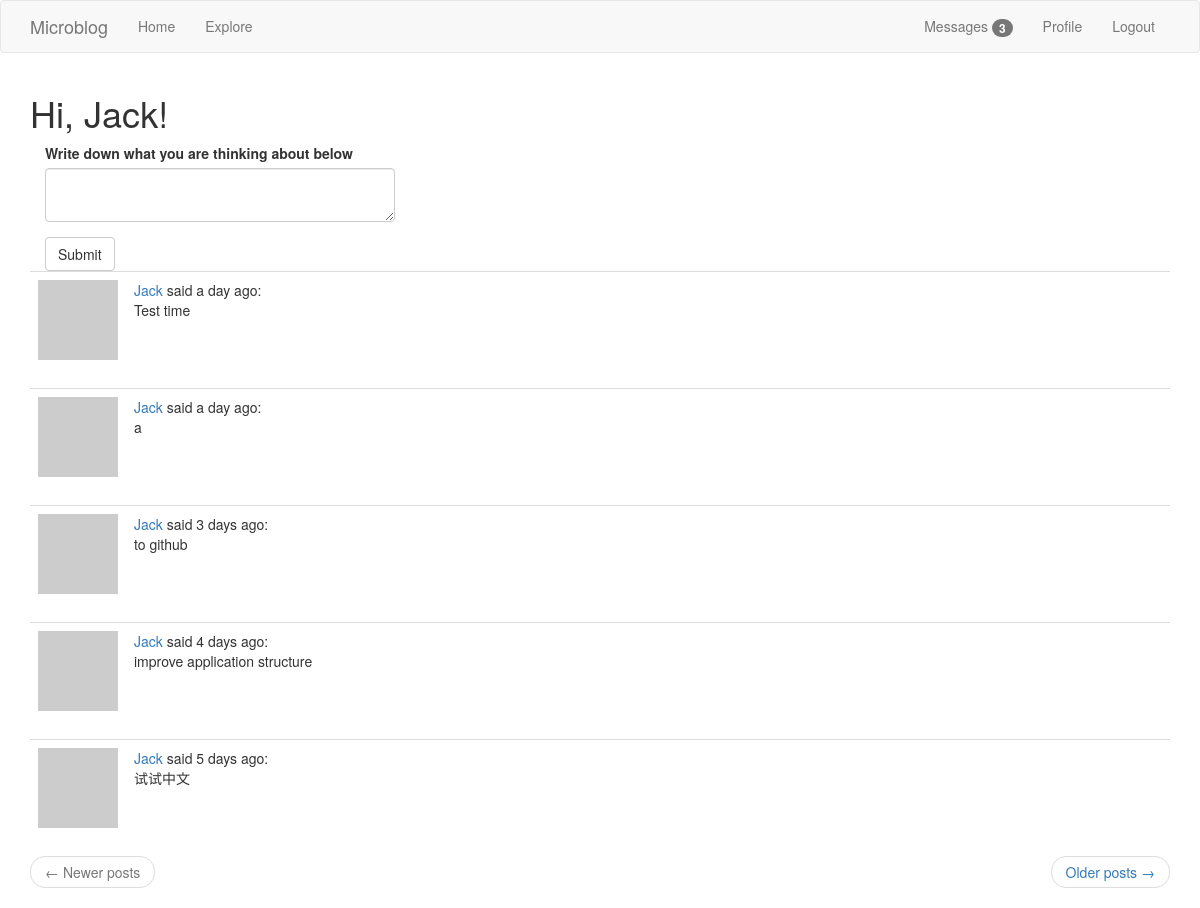
The app's page /index (signed in) with its own data.
### app/models.py (models this page shows, shortened)
class User(UserMixin, db.Model):
    id = db.Column(db.Integer, primary_key=True)
    username = db.Column(db.String(64), index=True, unique=True)
    email = db.Column(db.String(120), index=True, unique=True)
    password_hash = db.Column(db.String(128))
    posts = db.relationship('Post', backref='author', lazy='dynamic')
    about_me = db.Column(db.String(140))
    last_seen = db.Column(db.DateTime, default=datetime.utcnow())
    followed = db.relationship(
        'User', secondary=followers,  # right side entity of the relationship; configuring the association table
        primaryjoin=(followers.c.follower_id == id),
        secondaryjoin=(followers.c.followed_id == id),
        backref=db.backref('followers', lazy='dynamic'), lazy='dynamic')
    messages_sent = db.relationship('Message', foreign_keys='Message.sender_id', backref='author', lazy='dynamic')
    messages_received = db.relationship('Message', foreign_keys='Message.recipient_id', backref='recipient',
                                        lazy='dynamic')
    last_message_read_time = db.Column(db.DateTime)
    notifications = db.relationship('Notification', backref='user', lazy='dynamic')
    def new_messages(self):
        last_read_time = self.last_message_read_time or datetime(1900, 1, 1)
        return Message.query.filter_by(recipient=self).filter(Message.timestamp > last_read_time).count()
    def avatar(self, size):
        digest = md5(self.email.lower().encode('utf-8')).hexdigest()
        return 'https://www.gravatar.com/avatar/{}?d=identicon&s={}'.format(
            digest, size)
    def followed_posts(self):
        followed = Post.query.join(followers, (followers.c.followed_id == Post.user_id)).filter(
                followers.c.follower_id == self.id)
        own = Post.query.filter_by(user_id=self.id)
        return followed.union(own).order_by(Post.timestamp.desc())

class Post(db.Model):
    id = db.Column(db.Integer, primary_key=True)
    body = db.Column(db.String(140))
    timestamp = db.Column(db.DateTime, index=True, default=datetime.utcnow())
    user_id = db.Column(db.Integer, db.ForeignKey('user.id'))

### app/main/routes.py (the view)
@bp.route('/', methods=['GET', 'POST'])
@bp.route('/index', methods=['GET', 'POST'])
@login_required
def index():
    form = PostForm()
    if form.validate_on_submit():
        post = Post(body=form.post.data, author=current_user)
        db.session.add(post)
        db.session.commit()
        flash('You have submitted a new post!')
        return redirect(url_for('main.index'))
    page = request.args.get('page', 1, type=int)
    posts = current_user.followed_posts().paginate(page, current_app.config['POST_PER_PAGE'], False)
    next_url = url_for('main.index', page=posts.next_num) if posts.has_next else None
    prev_url = url_for('main.index', page=posts.prev_num) if posts.has_prev else None
    return render_template('index.html', title='Home', form=form, posts=posts.items, next_url=next_url,
                           prev_url=prev_url)

### app/main/forms.py
class PostForm(FlaskForm):
    post = TextAreaField('Write down what you are thinking about below', validators=[DataRequired(), Length(min=1, max=140)])
    submit = SubmitField('Submit')

### app/main/routes.py (called while the page is built)
@bp.before_request
def before_request():
    if current_user.is_authenticated:
        current_user.last_seen = datetime.utcnow()
        db.session.commit()

### app/models.py (called while the page is built)
@login.user_loader
def load_user(id):
    return User.query.get(int(id))

### app/templates/index.html
{% extends "base.html" %}
{% import 'bootstrap/wtf.html' as wtf %}
{% block app_content %}
    <h1>Hi, {{ current_user.username }}!</h1>
    {% if form %}
        <div class="col-md-4">
             {{ wtf.quick_form(form) }}
        </div>
        <br>
    {% endif %}
    {% for post in posts %}
        {% include '_post.html' %}
    {% endfor %}
    <nav aria-label="...">
        <ul class="pager">
            <li class="previous{% if not prev_url %} disabled{% endif %}">
                <a href="{{ prev_url or '#' }}">
                    <span aria-hidden="true">&larr;</span> Newer posts
                </a>
            </li>
            <li class="next{% if not next_url %} disabled{% endif %}">
                <a href="{{ next_url or '#' }}">
                    Older posts <span aria-hidden="true">&rarr;</span>
                </a>
            </li>
        </ul>
    </nav>
{% endblock %}

### app/templates/_post.html
    <table class="table table-hover">
        <tr>
            <td width="70px"><img src="{{ post.author.avatar(70) }}"></td>
            <td>
                <a href="{{ url_for('main.user', username=post.author.username) }}">
                    {{ post.author.username }}
                </a>said {{ moment(post.timestamp).fromNow()}}:<br>
                {{ post.body }}
            </td>
        </tr>
    </table>

### records on screen
User: username "Jack"
Post: author.username "Jack", timestamp "a day ago", body "Test time"
Post: author.username "Jack", timestamp "a day ago", body "a"
Post: author.username "Jack", timestamp "3 days ago", body "to github"
Post: author.username "Jack", timestamp "4 days ago", body "improve application structure"
Post: author.username "Jack", timestamp "5 days ago", body "试试中文"

### other values on screen
{{ 'Messages' }} "Messages"
{{ new_messages }} "3"
